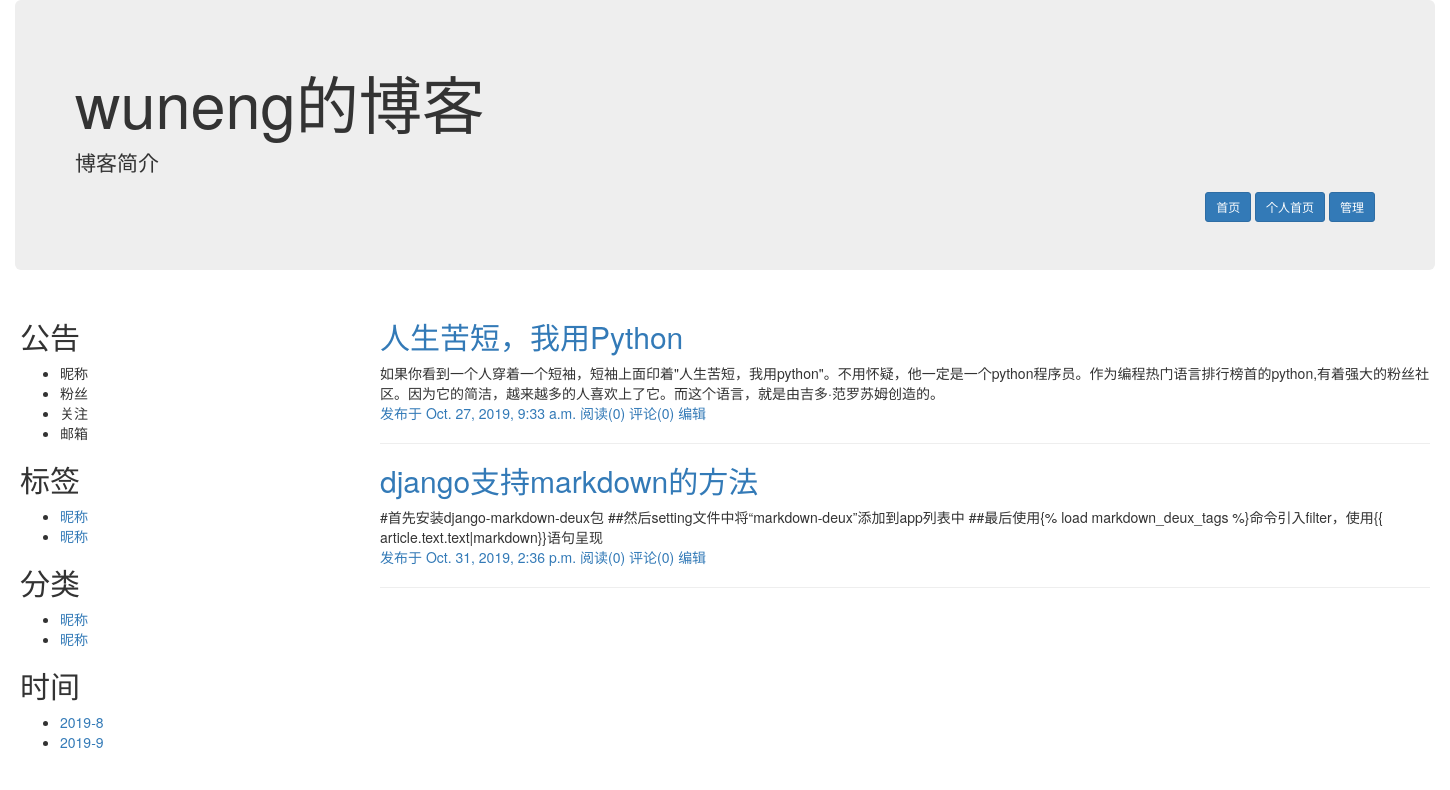
Page /wuneng.html/ on the committed database.
### repository/models.py (models this page shows, shortened)
class Blog(models.Model):
	theme_type = [('blue',"蓝色"),('red',"红色"),('green',"绿色")]
	bid = models.AutoField(primary_key=True,verbose_name="博客id")
	theme = models.CharField(choices=theme_type,max_length=10,verbose_name="主题类型")
	title = models.CharField(max_length=255,verbose_name="博客标题")
	summary = models.TextField(verbose_name="博客简介",null=True,blank=True)
	user = models.OneToOneField(to=User,on_delete=models.CASCADE)
	class Meta:
		verbose_name_plural = "博客信息"

class Article(models.Model):
	article_type = [(1,"Python"),(2,"Java"),(3,"Django"),(4,"JavaScript"),(5,"五彩缤纷")]
	title = models.CharField(max_length=255,verbose_name='文章标题')
	author = models.ForeignKey(to=User,on_delete=models.CASCADE,verbose_name="作者")
	summary = models.TextField(verbose_name='文字简介')
	ctime = models.DateTimeField(auto_now_add=True,verbose_name="创建时间")
	text = models.OneToOneField(to=ArticleDetial,on_delete=models.CASCADE,verbose_name="文章正文")
	type_id = models.IntegerField(verbose_name='文章类型',choices=article_type,)
	class Meta:
		verbose_name_plural = '文章列表'

class ArticleDetial(models.Model):
	text = models.TextField(verbose_name="文章正文")
	class Meta:
		verbose_name_plural = '文章正文'

### web/views.py (the view)
# urls.py: path('<str:blog>.html/',views.blog,name = "blog"),
def blog(request,blog):
	user_obj = models.User.objects.filter(account=blog).all().first()
	blog_obj = models.Blog.objects.filter(user__account=blog).all().first()
	caption_obj = models.Caption.objects.filter(blog__user__account=blog)
	article_obj = models.Article.objects.filter(author__account=blog)
	return render(request,'blog.html',locals())

### templates/blog.html (shortened to what this page needs)
<!DOCTYPE html>
<html lang="en">
<head>
    <link rel="stylesheet" href="/static/plugins/bootstrap-3.3.7-dist/css/bootstrap.css">
</head>
<body>
<div class="container-fluid">
    <div class="jumbotron">
        <h1>{{ blog_obj.title }}</h1>
        <p>博客简介</p>
        <div class="text-right">
            <a class="btn btn-primary btn-sm" href="#" role="button">首页</a>
            <a class="btn btn-primary btn-sm" href="#" role="button">个人首页</a>
            <a class="btn btn-primary btn-sm" href="#" role="button">管理</a>
        </div>
    </div>
</div>
<div class="container" style="width: 1440px">
    <div class="row">
        <div class="col-sm-3">
            <div class="person_info">
                <h2>公告</h2>
                <ul>
                    <li>昵称</li>
                    <li>粉丝</li>
                    <li>关注</li>
                    <li>邮箱</li>
                </ul>
            </div>
            <div class="caption_list">
                <h2>标签</h2>
                <ul>
                    <li><a href="">昵称</a></li>
                    <li><a href="">昵称</a></li>
                </ul>
            </div>
            <div class="classify_list">
                <h2>分类</h2>
                <ul>
                    <li><a href="">昵称</a></li>
                    <li><a href="">昵称</a></li>
                </ul>
            </div>
            <div class="date">
                <h2>时间</h2>
                <ul>
                    <li><a href="">2019-8</a></li>
                    <li><a href="">2019-9</a></li>
                </ul>
            </div>
        </div>
        <div class="col-sm-9 article">
            {% for article in article_obj %}
                <div class="article_box">
                    <div class="article_title"><a href="{% url "get_article" blog=user_obj.account article_id=article.id %}"><h2>{{ article.title }}</h2></a></div>
                    <div class="article_detail">{{ article.text.text }}</div>
                    <a class="article_ctime">发布于 {{ article.ctime }}</a>
                    <a class="read_count">阅读({{ article.perference_set.count }})</a>
                    <a class="comment_count">评论({{ article.comment_set.count }})</a>
                    <a href="">编辑</a>
                    <hr>
                </div>
            {% endfor %}
        </div>
    </div>
</div>
</body>
</html>

### rows in the picture
Blog: title "wuneng的博客"
Article: title "人生苦短，我用Python", text.text "如果你看到一个人穿着一个短袖，短袖上面印着\"人生苦短，我用python\"。不用怀疑，他一定是一个python程序员。作为编程热门语言排行榜首的python,有着强大的粉丝社区。因为它的简洁，越来越多的人喜欢上了它。而这个语言，就是由吉多·范罗苏姆创造的。", ctime "Oct. 27, 2019, 9:33 a.m.", perference_set.count "0", comment_set.count "0"
Article: title "django支持markdown的方法", text.text "#首先安装django-markdown-deux包 ##然后setting文件中将“markdown-deux”添加到app列表中 ##最后使用{% load markdown_deux_tags %}命令引入filter，使用{{ article.text.text|markdown}}语句呈现", ctime "Oct. 31, 2019, 2:36 p.m.", perference_set.count "0", comment_set.count "0"
